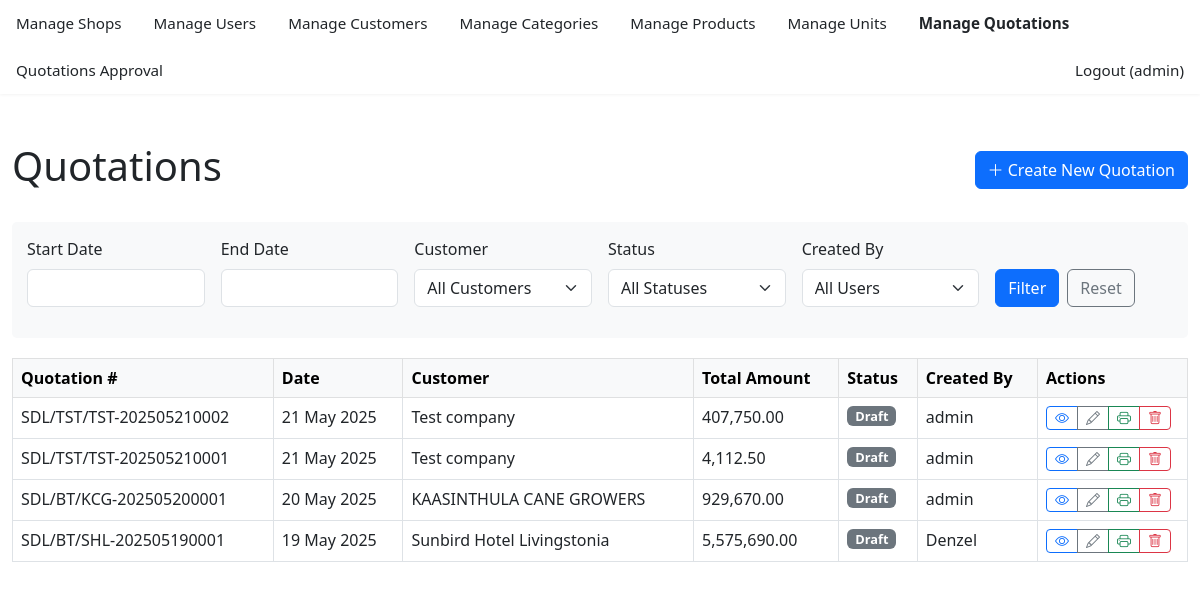
Before: /admin/admin_quotations.php (signed in) with the older database file.
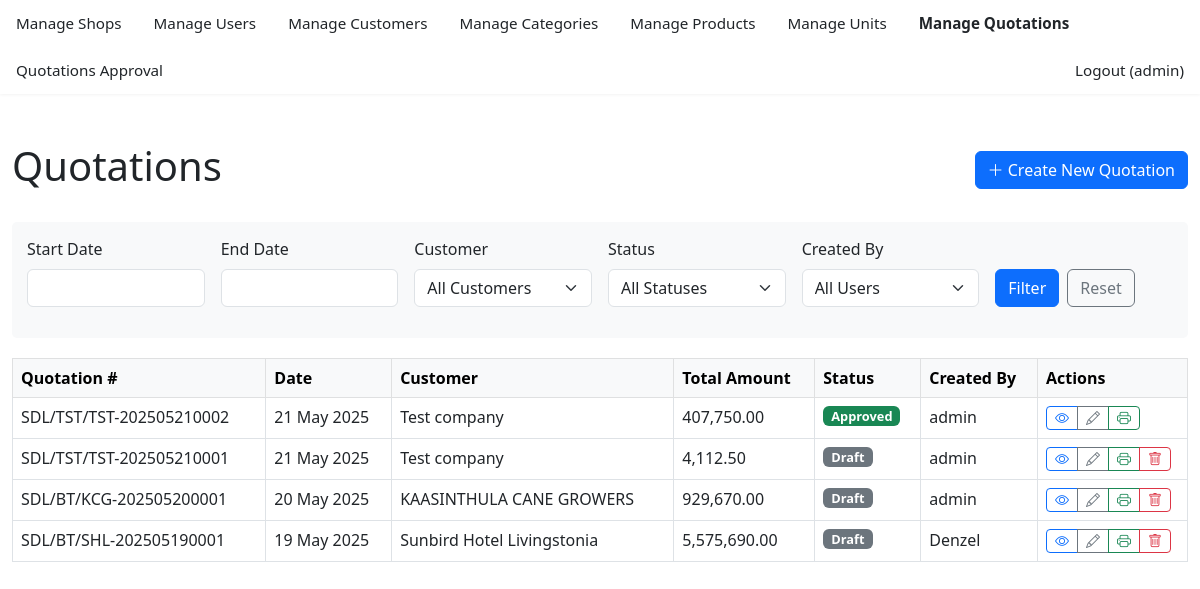
After: the same page with the newer database file.
### tables this page shows
CREATE TABLE IF NOT EXISTS `quotations` (
  `id` int NOT NULL AUTO_INCREMENT,
  `quotation_number` varchar(100) DEFAULT NULL,
  `shop_id` int DEFAULT NULL,
  `customer_id` int DEFAULT NULL,
  `customer_name_override` varchar(255) DEFAULT NULL,
  `customer_address_override` text,
  `quotation_date` date DEFAULT NULL,
  `company_tpin` varchar(50) DEFAULT NULL,
  `notes_general` text,
  `delivery_period` varchar(255) DEFAULT NULL,
  `payment_terms` varchar(255) DEFAULT NULL,
  `quotation_validity_days` int DEFAULT NULL,
  `mra_wht_note` text,
  `apply_ppda_levy` tinyint(1) DEFAULT '0',
  `ppda_levy_percentage` decimal(5,2) DEFAULT '1.00',
  `vat_percentage` decimal(5,2) DEFAULT '16.50',
  `gross_total_amount` decimal(15,2) DEFAULT NULL,
  `ppda_levy_amount` decimal(15,2) DEFAULT NULL,
  `amount_before_vat` decimal(15,2) DEFAULT NULL,
  `vat_amount` decimal(15,2) DEFAULT NULL,
  `total_net_amount` decimal(15,2) DEFAULT NULL,
  `status` varchar(20) DEFAULT 'Draft',
  `created_by_user_id` int NOT NULL,
  `updated_by_user_id` int DEFAULT NULL,
  `created_at` timestamp NULL DEFAULT CURRENT_TIMESTAMP,
  `updated_at` timestamp NULL DEFAULT CURRENT_TIMESTAMP ON UPDATE CURRENT_TIMESTAMP,
  `mra_wht_note_content` varchar(255) DEFAULT NULL,
  `approved_by_user_id` int DEFAULT NULL,
  `approval_date` datetime DEFAULT NULL,
  `admin_notes` text,
  PRIMARY KEY (`id`),
  UNIQUE KEY `quotation_number` (`quotation_number`),
  KEY `shop_id` (`shop_id`),
  KEY `customer_id` (`customer_id`),
  KEY `created_by_user_id` (`created_by_user_id`),
  KEY `updated_by_user_id` (`updated_by_user_id`)
);

CREATE TABLE IF NOT EXISTS `customers` (
  `id` int NOT NULL AUTO_INCREMENT,
  `customer_code` varchar(10) DEFAULT NULL,
  `name` varchar(255) DEFAULT NULL,
  `address_line1` varchar(255) DEFAULT NULL,
  `address_line2` varchar(255) DEFAULT NULL,
  `city_location` varchar(255) DEFAULT NULL,
  `phone` varchar(50) DEFAULT NULL,
  `email` varchar(255) DEFAULT NULL,
  `tpin_no` varchar(50) DEFAULT NULL,
  `created_at` timestamp NULL DEFAULT CURRENT_TIMESTAMP,
  `updated_at` timestamp NULL DEFAULT CURRENT_TIMESTAMP ON UPDATE CURRENT_TIMESTAMP,
  `created_by_user_id` int NOT NULL,
  `updated_by_user_id` int DEFAULT NULL,
  PRIMARY KEY (`id`),
  UNIQUE KEY `customer_code` (`customer_code`),
  KEY `created_by_user_id` (`created_by_user_id`),
  KEY `updated_by_user_id` (`updated_by_user_id`)
);

CREATE TABLE IF NOT EXISTS `users` (
  `id` int NOT NULL AUTO_INCREMENT,
  `username` varchar(50) NOT NULL,
  `password_hash` varchar(255) NOT NULL,
  `full_name` varchar(100) DEFAULT NULL,
  `email` varchar(191) NOT NULL,
  `role` enum('admin','manager','staff','supervisor','viewer') DEFAULT 'staff',
  `is_active` tinyint(1) DEFAULT '1',
  `last_login_at` timestamp NULL DEFAULT NULL,
  `created_at` timestamp NULL DEFAULT CURRENT_TIMESTAMP,
  `updated_at` timestamp NULL DEFAULT CURRENT_TIMESTAMP ON UPDATE CURRENT_TIMESTAMP,
  PRIMARY KEY (`id`),
  UNIQUE KEY `username` (`username`),
  UNIQUE KEY `email` (`email`)
);

### includes/db_connect.php (called while the page is built, shortened)
<?php
class DatabaseConfig {
    public static function executeQuery(PDO $pdo, string $query, array $params = []): PDOStatement {
        try {
            $stmt = $pdo->prepare($query);
            $stmt->execute($params);
            return $stmt;
        } catch (PDOException $e) {
            self::logQueryError($query, $params, $e);
            throw $e;
        }
    }
}

### admin/admin_quotations.php (the view, shortened to what the changed rows need)
<?php
$userId = (int)$_SESSION['user_id'];
$isAdmin = $_SESSION['user_role'] === 'admin';
require_once __DIR__ . '/../includes/db_connect.php';
try {
    $pdo = getDatabaseConnection();
    $query = "
        SELECT q.*, c.name AS customer_name, u.username AS created_by_username
        FROM quotations q
        LEFT JOIN customers c ON q.customer_id = c.id
        LEFT JOIN users u ON q.created_by_user_id = u.id
        WHERE 1=1
    ";
    $params = [];
    $query .= " ORDER BY q.created_at DESC";
    $stmt = DatabaseConfig::executeQuery($pdo, $query, $params);
    $quotations = $stmt->fetchAll();
} catch (PDOException $e) {
    error_log("Error in view_quotation.php: " . $e->getMessage());
    $error = "An error occurred while retrieving quotations.";
}
?>
<!DOCTYPE html>
<html lang="en">
<head>
    <link rel="stylesheet" href="https://cdn.jsdelivr.net/npm/bootstrap@5.3.0/dist/css/bootstrap.min.css">
    <link rel="stylesheet" href="https://cdn.jsdelivr.net/npm/bootstrap-icons@1.11.0/font/bootstrap-icons.css">
    <link rel="stylesheet" href="https://cdn.jsdelivr.net/npm/flatpickr/dist/flatpickr.min.css">
</head>
<body>
    <div class="container-fluid py-4">
        <div class="row mb-4">
            <div class="col-12">
                <div class="d-flex justify-content-between align-items-center">
                    <h1>Quotations</h1>
                </div>
            </div>
        </div>
        <div class="row">
            <div class="col-12">
                <div class="table-responsive">
                    <table class="table table-bordered table-hover">
                        <thead class="table-light">
                            <tr>
                                <th>Quotation #</th>
                                <th>Date</th>
                                <th>Customer</th>
                                <th>Total Amount</th>
                                <th>Status</th>
                                <?php if ($isAdmin): ?>
                                    <th>Created By</th>
                                <?php endif; ?>
                                <th class="actions-column">Actions</th>
                            </tr>
                        </thead>
                        <tbody>
                            <?php if (empty($quotations)): ?>
                                <tr>
                                    <td colspan="<?php echo $isAdmin ? '7' : '6'; ?>" class="text-center py-3">No quotations found.</td>
                                </tr>
                            <?php else: ?>
                                <?php foreach ($quotations as $quotation): ?>
                                    <tr>
                                        <td><?php echo htmlspecialchars($quotation['quotation_number']); ?></td>
                                        <td><?php echo date('d M Y', strtotime($quotation['quotation_date'])); ?></td>
                                        <td><?php echo htmlspecialchars($quotation['customer_name'] ?? $quotation['customer_name_override'] ?? 'N/A'); ?></td>
                                        <td><?php echo number_format($quotation['total_net_amount'], 2); ?></td>
                                        <td>
                                            <?php
                                                $statusClass = '';
                                                switch ($quotation['status']) {
                                                    case 'Draft':
                                                        $statusClass = 'bg-secondary';
                                                        break;
                                                    case 'Approved':
                                                        $statusClass = 'bg-success';
                                                        break;
                                                }
                                            ?>
                                            <span class="badge status-badge <?php echo $statusClass; ?>">
                                                <?php echo htmlspecialchars($quotation['status']); ?>
                                            </span>
                                        </td>
                                        <?php if ($isAdmin): ?>
                                            <td><?php echo htmlspecialchars($quotation['created_by_username']); ?></td>
                                        <?php endif; ?>
                                        <td class="actions-column">
                                            <div class="btn-group">
                                                <a href="view_quotation.php?id=<?php echo $quotation['id']; ?>" class="btn btn-sm btn-outline-primary" title="View">
                                                    <i class="bi bi-eye"></i>
                                                </a>
                                                <?php if ($quotation['status'] === 'Draft' || $isAdmin): ?>
                                                    <a href="edit_quotation.php?id=<?php echo $quotation['id']; ?>" class="btn btn-sm btn-outline-secondary" title="Edit">
                                                        <i class="bi bi-pencil"></i>
                                                    </a>
                                                <?php endif; ?>
                                                <a href="print_quotation.php?id=<?php echo $quotation['id']; ?>" class="btn btn-sm btn-outline-success" title="Print" target="_blank">
                                                    <i class="bi bi-printer"></i>
                                                </a>
                                                <?php if ($quotation['status'] === 'Draft' && ($isAdmin || $quotation['created_by_user_id'] == $userId)): ?>
                                                    <button type="button" class="btn btn-sm btn-outline-danger delete-quotation"
                                                        data-bs-toggle="modal"
                                                        data-bs-target="#deleteQuotationModal"
                                                        data-quotation-id="<?php echo $quotation['id']; ?>"
                                                        data-quotation-number="<?php echo htmlspecialchars($quotation['quotation_number']); ?>"
                                                        title="Delete">
                                                        <i class="bi bi-trash"></i>
                                                    </button>
                                                <?php endif; ?>
                                            </div>
                                        </td>
                                    </tr>
                                <?php endforeach; ?>
                            <?php endif; ?>
                        </tbody>
                    </table>
                </div>
            </div>
        </div>
    </div>

Changed rows visible on the page:
changed quotations "SDL/TST/TST-202505210002": status "Draft" → "Approved"
